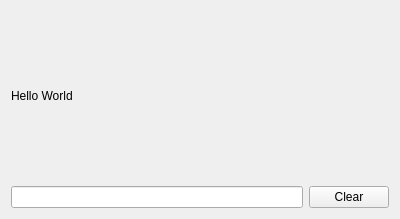
<?xml version="1.0" encoding="UTF-8"?>
<ui version="4.0">
 <class>Form</class>
 <widget class="QWidget" name="Form">
  <property name="geometry">
   <rect>
    <x>0</x>
    <y>0</y>
    <width>400</width>
    <height>219</height>
   </rect>
  </property>
  <property name="windowTitle">
   <string>Form</string>
  </property>
  <layout class="QGridLayout" name="gridLayout">
   <item row="0" column="0">
    <layout class="QVBoxLayout" name="verticalLayout">
     <item>
      <widget class="QLabel" name="label">
       <property name="text">
        <string>Hello World</string>
       </property>
      </widget>
     </item>
     <item>
      <layout class="QHBoxLayout" name="horizontalLayout">
       <item>
        <widget class="QLineEdit" name="lineEdit"/>
       </item>
       <item>
        <widget class="QPushButton" name="pushButton">
         <property name="text">
          <string>Clear</string>
         </property>
        </widget>
       </item>
      </layout>
     </item>
    </layout>
   </item>
  </layout>
 </widget>
 <resources/>
 <connections>
  <connection>
   <sender>pushButton</sender>
   <signal>clicked()</signal>
   <receiver>label</receiver>
   <slot>clear()</slot>
   <hints>
    <hint type="sourcelabel">
     <x>297</x>
     <y>204</y>
    </hint>
    <hint type="destinationlabel">
     <x>175</x>
     <y>28</y>
    </hint>
   </hints>
  </connection>
  <connection>
   <sender>lineEdit</sender>
   <signal>textChanged(QString)</signal>
   <receiver>label</receiver>
   <slot>setText(QString)</slot>
   <hints>
    <hint type="sourcelabel">
     <x>72</x>
     <y>201</y>
    </hint>
    <hint type="destinationlabel">
     <x>126</x>
     <y>29</y>
    </hint>
   </hints>
  </connection>
  <connection>
   <sender>pushButton</sender>
   <signal>clicked()</signal>
   <receiver>lineEdit</receiver>
   <slot>clear()</slot>
   <hints>
    <hint type="sourcelabel">
     <x>320</x>
     <y>204</y>
    </hint>
    <hint type="destinationlabel">
     <x>186</x>
     <y>200</y>
    </hint>
   </hints>
  </connection>
 </connections>
</ui>
